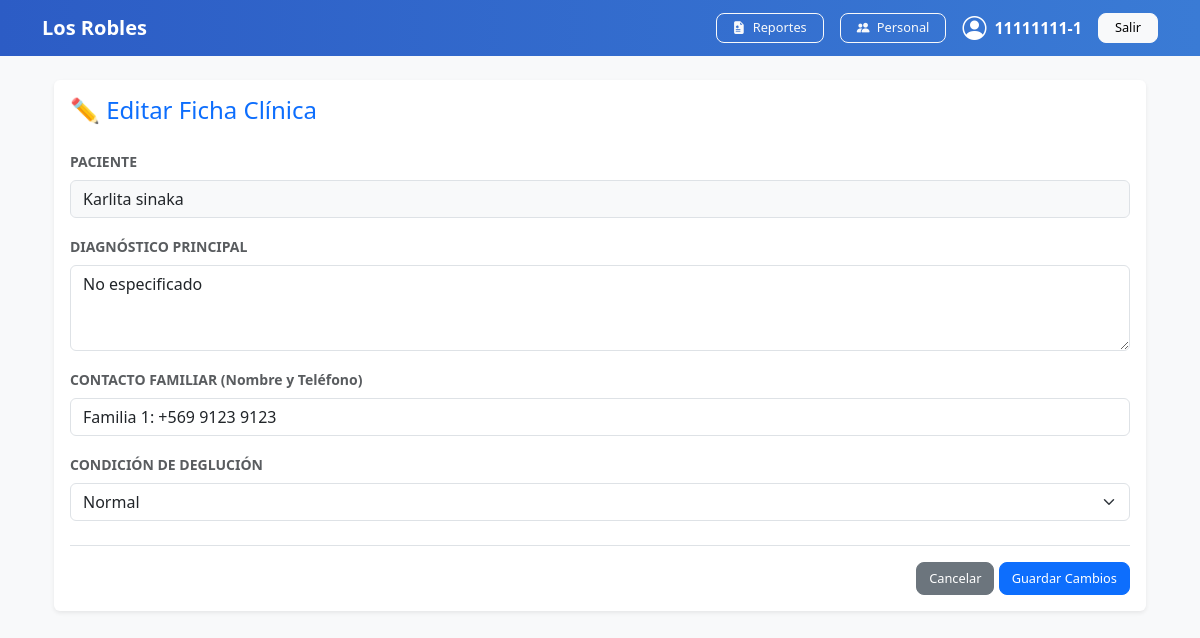
Page /editar-ficha/10/ (signed in) on the committed database.
### gestion/models.py (models this page shows, shortened)
class Usuario(AbstractUser):
    ROL_CHOICES = [
        ('ADMIN', 'Administrador'),
        ('SECRETARIA', 'Secretaria'),
        ('ENFERMERA', 'Enfermera'),
        ('TENS', 'Técnico en Enfermería'),
    ]
    rut = models.CharField(max_length=12, unique=True)
    rol = models.CharField(max_length=15, choices=ROL_CHOICES, default='ENFERMERA')
    nombre_completo = models.CharField(max_length=200)
    groups = models.ManyToManyField(
        'auth.Group',
        related_name='usuario_groups',
        blank=True
    )
    user_permissions = models.ManyToManyField(
        'auth.Permission',
        related_name='usuario_permissions',
        blank=True
    )
    USERNAME_FIELD = 'rut'
    REQUIRED_FIELDS = ['username', 'email']

class Residente(models.Model):
    rut = models.CharField(max_length=12, unique=True)
    nombre = models.CharField(max_length=100)
    apellido = models.CharField(max_length=100)
    habitacion_numero = models.IntegerField()
    alertas_criticas = models.TextField(blank=True, help_text="Alergias o condiciones especiales")
    activo = models.BooleanField(default=True)
    diagnostico_principal = models.CharField(max_length=200, blank=True, default="No especificado")
    contacto_familiar = models.CharField(max_length=200, blank=True, help_text="Nombre y Teléfono")
    condicion_deglucion = models.CharField(max_length=200, blank=True, default="Normal", help_text="Ej: Normal, Molido, Sonda")

### gestion/views.py (the view, shortened to what this page needs)
# urls.py: path('editar-ficha/<int:paciente_id>/', views.editar_ficha, name='editar_ficha'),
@login_required(login_url='gestion:login')
def editar_ficha(request, paciente_id):
    paciente = get_object_or_404(Residente, id=paciente_id)
    return render(request, 'gestion/editar_ficha.html', {'paciente': paciente})

### gestion/templates/gestion/editar_ficha.html (shortened to what this page needs)
{% extends 'gestion/base.html' %}
{% block contenido %}
<div class="container mt-4">
    <div class="card shadow-sm border-0">
        <div class="card-body">
            <h4 class="text-primary mb-4">✏️ Editar Ficha Clínica</h4>
            <form method="POST" action="">
                <div class="mb-3">
                    <label class="form-label text-muted small fw-bold">PACIENTE</label>
                    <input type="text" class="form-control bg-light" value="{{ paciente.nombre }} {{ paciente.apellido }}" readonly>
                </div>
                <div class="mb-3">
                    <label class="form-label text-muted small fw-bold">DIAGNÓSTICO PRINCIPAL</label>
                    <textarea name="diagnostico_principal" class="form-control" rows="3">{{ paciente.diagnostico_principal }}</textarea>
                </div>
                <div class="mb-3">
                    <label class="form-label text-muted small fw-bold">CONTACTO FAMILIAR (Nombre y Teléfono)</label>
                    <input type="text" name="contacto_familiar" class="form-control" value="{{ paciente.contacto_familiar|default_if_none:'' }}">
                </div>
                <div class="mb-3">
                    <label class="form-label text-muted small fw-bold">CONDICIÓN DE DEGLUCIÓN</label>
                    <select name="condicion_deglucion" class="form-select">
                        <option value="Normal" {% if paciente.condicion_deglucion == 'Normal' %}selected{% endif %}>Normal</option>
                    </select>
                </div>
                <div class="text-end mt-4 border-top pt-3">
                    <a href="{% url 'gestion:dashboard' %}" class="btn btn-secondary">Cancelar</a>
                    <button type="submit" class="btn btn-primary">Guardar Cambios</button>
                </div>
            </form>
        </div>
    </div>
</div>
{% endblock %}

### gestion/templates/gestion/base.html (shortened to what this page needs)
{% load static %}
<!DOCTYPE html>
<html lang="es">
<head>
    <link href="https://cdn.jsdelivr.net/npm/bootstrap@5.3.2/dist/css/bootstrap.min.css" rel="stylesheet">
    <link href="https://cdn.jsdelivr.net/npm/bootstrap-icons@1.11.3/font/bootstrap-icons.css" rel="stylesheet">
    <link rel="stylesheet" href="{% static 'css/dashboard.css' %}">
</head>
<body class="bg-light">
    <nav class="navbar navbar-dark" style="background: linear-gradient(90deg, #2c5cc5, #3a7bd5);">
        <div class="container d-flex justify-content-between align-items-center">
            <a class="navbar-brand fw-bold" href="{% url 'gestion:dashboard' %}">
                Los Robles
            </a>
            <div class="d-flex align-items-center gap-3">
            <a href="{% url 'gestion:reporte_historial' %}" class="btn btn-outline-light btn-sm px-3">
                    <i class="bi bi-file-earmark-medical-fill me-1"></i> Reportes
            </a>
                {% if request.user.rol == 'Admin' or request.user.rol == 'ADMIN' or request.user.is_superuser %}
                    <a href="{% url 'gestion:lista_personal' %}" class="btn btn-outline-light btn-sm px-3">
                        <i class="bi bi-people-fill me-1"></i> Personal
                    </a>
                {% endif %}
                <span class="text-white d-flex align-items-center gap-2">
                    <i class="bi bi-person-circle fs-4"></i>
                    <span class="fw-semibold">{{ request.user }}</span>
                </span>
                <a href="{% url 'gestion:logout' %}" class="btn btn-light btn-sm px-3">
                    Salir
                </a>
            </div>
        </div>
    </nav>
    <div class="container mt-4">
        {% block contenido %}
        {% endblock %}
    </div>
</body>
</html>

### gestion/static/css/dashboard.css (style rules this page uses)
body { background-color: #f4f6f9; font-family: 'Segoe UI', sans-serif; }
.btn { border-radius: 8px; font-size: 0.8rem; font-weight: 500; }

### rows in the picture
Usuario: user "11111111-1"
Residente: nombre "Karlita sinaka", diagnostico_principal "No especificado", contacto_familiar "Familia 1: +569 9123 9123", condicion_deglucion "Normal"
